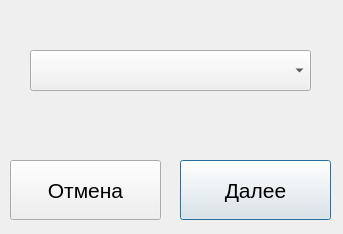
<?xml version="1.0" encoding="UTF-8"?>
<ui version="4.0">
 <class>SelectLogicDialog</class>
 <widget class="QDialog" name="SelectLogicDialog">
  <property name="geometry">
   <rect>
    <x>0</x>
    <y>0</y>
    <width>343</width>
    <height>234</height>
   </rect>
  </property>
  <property name="sizePolicy">
   <sizepolicy hsizetype="Fixed" vsizetype="Fixed">
    <horstretch>0</horstretch>
    <verstretch>0</verstretch>
   </sizepolicy>
  </property>
  <property name="windowTitle">
   <string>Dialog</string>
  </property>
  <property name="modal">
   <bool>true</bool>
  </property>
  <widget class="QComboBox" name="cbLogic">
   <property name="geometry">
    <rect>
     <x>30</x>
     <y>50</y>
     <width>281</width>
     <height>41</height>
    </rect>
   </property>
   <property name="font">
    <font>
     <pointsize>16</pointsize>
    </font>
   </property>
  </widget>
  <widget class="QPushButton" name="btnNext">
   <property name="geometry">
    <rect>
     <x>180</x>
     <y>160</y>
     <width>151</width>
     <height>60</height>
    </rect>
   </property>
   <property name="font">
    <font>
     <pointsize>16</pointsize>
    </font>
   </property>
   <property name="layoutDirection">
    <enum>Qt::LeftToRight</enum>
   </property>
   <property name="text">
    <string>Далее</string>
   </property>
   <property name="icon">
    <iconset resource="../resources.qrc">
     <normaloff>:/images/icons8-double-right-48.png</normaloff>:/images/icons8-double-right-48.png</iconset>
   </property>
   <property name="iconSize">
    <size>
     <width>42</width>
     <height>42</height>
    </size>
   </property>
  </widget>
  <widget class="QPushButton" name="btnPrev">
   <property name="geometry">
    <rect>
     <x>10</x>
     <y>160</y>
     <width>151</width>
     <height>60</height>
    </rect>
   </property>
   <property name="font">
    <font>
     <pointsize>16</pointsize>
    </font>
   </property>
   <property name="text">
    <string>Отмена</string>
   </property>
   <property name="icon">
    <iconset resource="../resources.qrc">
     <normaloff>:/images/delete.png</normaloff>:/images/delete.png</iconset>
   </property>
   <property name="iconSize">
    <size>
     <width>42</width>
     <height>42</height>
    </size>
   </property>
  </widget>
 </widget>
 <resources>
  <include location="../resources.qrc"/>
 </resources>
 <connections/>
</ui>
